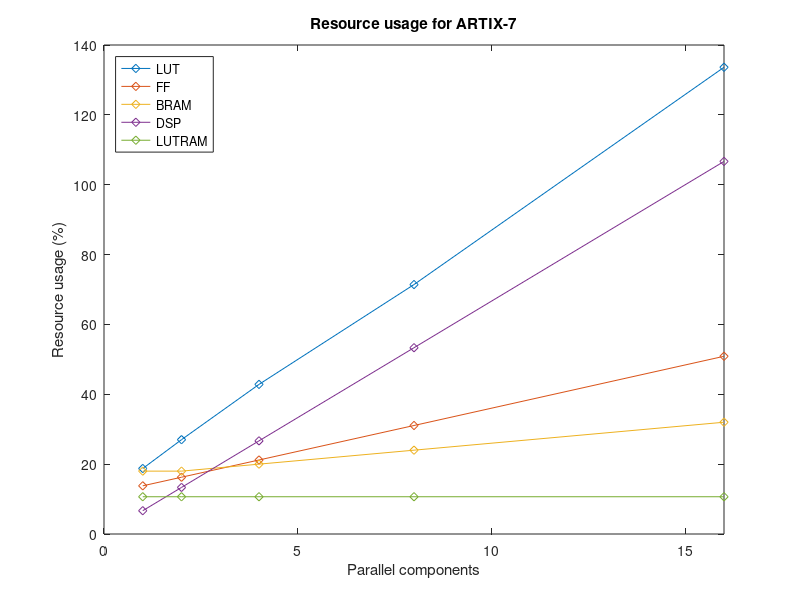

Reproduce this figure in MATLAB. (Note: this script raises an error after producing the figure.)
% implementation usage

close all
clear all
LUT = [ 3900   	  5617	 8909	 14855	 27793]./20800*100;

FF = [ 5739		6763	8815	12923	21166	]./41600*100;


BRAM=[9	9 10 12 16]./50*100;

DSP=[ 6 12 24 48 96]./90*100;

LUTRAM=[1024 1024 1024 1024 1024]./9600 *100;
%	1024	9600	10.666667
x=[1 2 4 8 16];
figure
resource=plot(x,LUT,'d-')
hold on
plot(x,FF,'d-')
plot(x,BRAM,'d-')
plot(x,DSP,'d-')
plot(x,LUTRAM,'d-')
xlim([0 16])
hold off
title('Resource usage for ARTIX-7')
xlabel('Parallel components')
ylabel('Resource usage (%)')
legend('LUT','FF','BRAM','DSP','LUTRAM','location','NorthWest');
fontsize(gca,20,"pixels")
saveas(resource, '..\..\other\Report_images\resource.png','png');


Mclock2=[1 2.3389  2.3427 3.3127  3.3165 4.6897 4.6935 4.8]


LUT2 = [ 4523		  5864		 6190		 5720		 10551	8888	16813	16813	]./20800*100;

FF2 = [ 4413			5209		6179		6702		8853 9579	13764	13764	]./41600*100;


BRAM2=[9 9 9 9 10 10 12  12]./50*100;

DSP2=[ 6 6 12 12 24 24 48 48]./90*100;

figure
resource2=plot(Mclock2,LUT2)
hold on
plot(Mclock2,FF2)
plot(Mclock2,BRAM2)
plot(Mclock2,DSP2)
hold off

clock=1e8;
MCLOCK = linspace(0.5,4.8,1000)*1e6;
%bank=    MCLOCK.*0.00058.*4.*0.125./4;
bank = (MCLOCK.*0.00058.*4).*(110000./MCLOCK);
% bank=    256;
parallel= ceil(((((bank).*(2+(MCLOCK.*0.00058.*4)./16)))./(0.00058.*clock)));
parallel(parallel==3)=4;
parallel(parallel>4 & parallel<8)=8;
parallel(parallel>8 & parallel<16)=16;


figure
PARALLEL=plot(MCLOCK/1e6,parallel);
hold on

plot( MCLOCK(705)/1e6,4,'d')
plot( MCLOCK(295)/1e6,2,'d')
plot( MCLOCK(90)/1e6,1,'d')
hold off
xlabel('Microphone clock Rate (MHz)');
ylabel('Parallel componants');
legend('required components,','8192 bit input','4096 bit input','2048 bit input')
title('Microphone clock rate vs required parallel components');
ylim([-1,10])
xlim([0.5,4.8])
fontsize(gca,20,"pixels")



saveas(PARALLEL, '..\..\other\Report_images\PARALLEL.png','png');

bits=MCLOCK*0.00058*4

t=4

round(bits(parallel==t)./16).*16

100000000./MCLOCK(parallel==t)

bank(parallel==t)./16

MCLOCK(parallel==t)
